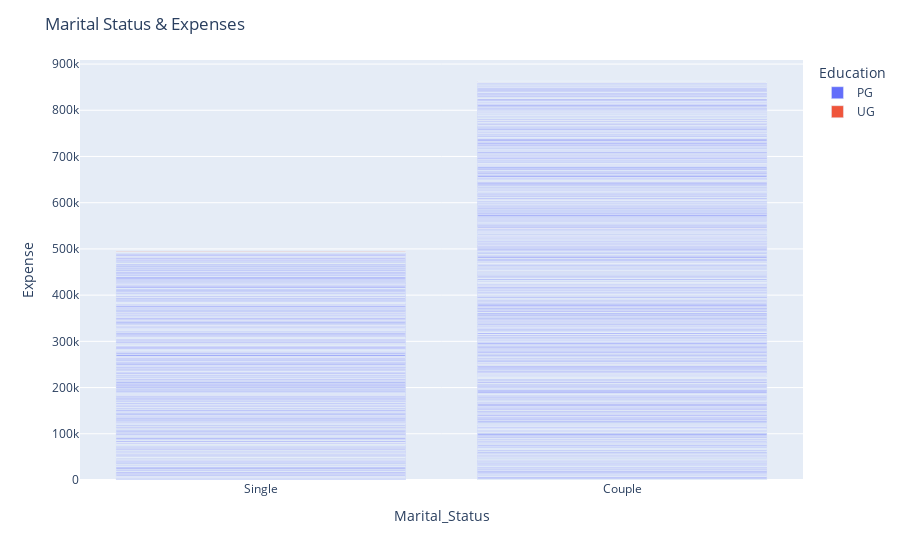

Source (notebook cell):
### Code cell
## marital status & expenses
fig = px.bar(df, x='Marital_Status', y='Expense', color='Education')
fig.update_layout(title='Marital Status & Expenses')
fig.show()

### Figure 1 — Plotly figure (JSON) as saved in the notebook; plotly's stock layout.template omitted (floating-point values rounded to 4 significant figures; data arrays with more than 128 entries replaced by an {"elided": "..."} marker saying what was removed)
{"data": [{"alignmentgroup": "True", "hovertemplate": "Education=PG<br>Marital_Status=%{x}<br>Expense=%{y}<extra></extra>", "legendgroup": "PG", "marker": {"color": "#636efa", "pattern": {"shape": ""}}, "name": "PG", "offsetgroup": "PG", "orientation": "v", "showlegend": true, "textposition": "auto", "type": "bar", "x": {"elided": "2186 str values"}, "xaxis": "x", "y": {"elided": "2186 int values"}, "yaxis": "y"}, {"alignmentgroup": "True", "hovertemplate": "Education=UG<br>Marital_Status=%{x}<br>Expense=%{y}<extra></extra>", "legendgroup": "UG", "marker": {"color": "#EF553B", "pattern": {"shape": ""}}, "name": "UG", "offsetgroup": "UG", "orientation": "v", "showlegend": true, "textposition": "auto", "type": "bar", "x": ["Couple", "Couple", "Single", "Couple", "Couple", "Couple", "Couple", "Couple", "Couple", "Couple", "Couple", "Single", "Couple", "Couple", "Couple", "Single", "Couple", "Single", "Single", "Couple", "Single", "Couple", "Couple", "Single", "Single", "Single", "Single", "Couple", "Couple", "Single", "Couple", "Couple", "Couple", "Couple", "Single", "Couple", "Single", "Single", "Couple", "Single", "Couple", "Single", "Couple", "Couple", "Single", "Couple", "Couple", "Couple", "Couple", "Single", "Single", "Couple", "Single", "Couple"], "xaxis": "x", "y": [61, 29, 29, 43, 80, 102, 18, 263, 45, 37, 74, 59, 29, 18, 57, 14, 32, 66, 80, 96, 24, 16, 75, 88, 101, 21, 119, 434, 50, 24, 62, 96, 58, 29, 36, 103, 64, 54, 28, 38, 43, 47, 80, 839, 102, 26, 75, 57, 103, 29, 69, 46, 106, 43], "yaxis": "y"}], "layout": {"barmode": "relative", "legend": {"title": {"text": "Education"}, "tracegroupgap": 0}, "margin": {"t": 60}, "title": {"text": "Marital Status & Expenses"}, "xaxis": {"anchor": "y", "domain": [0, 1], "title": {"text": "Marital_Status"}}, "yaxis": {"anchor": "x", "domain": [0, 1], "title": {"text": "Expense"}}}}
